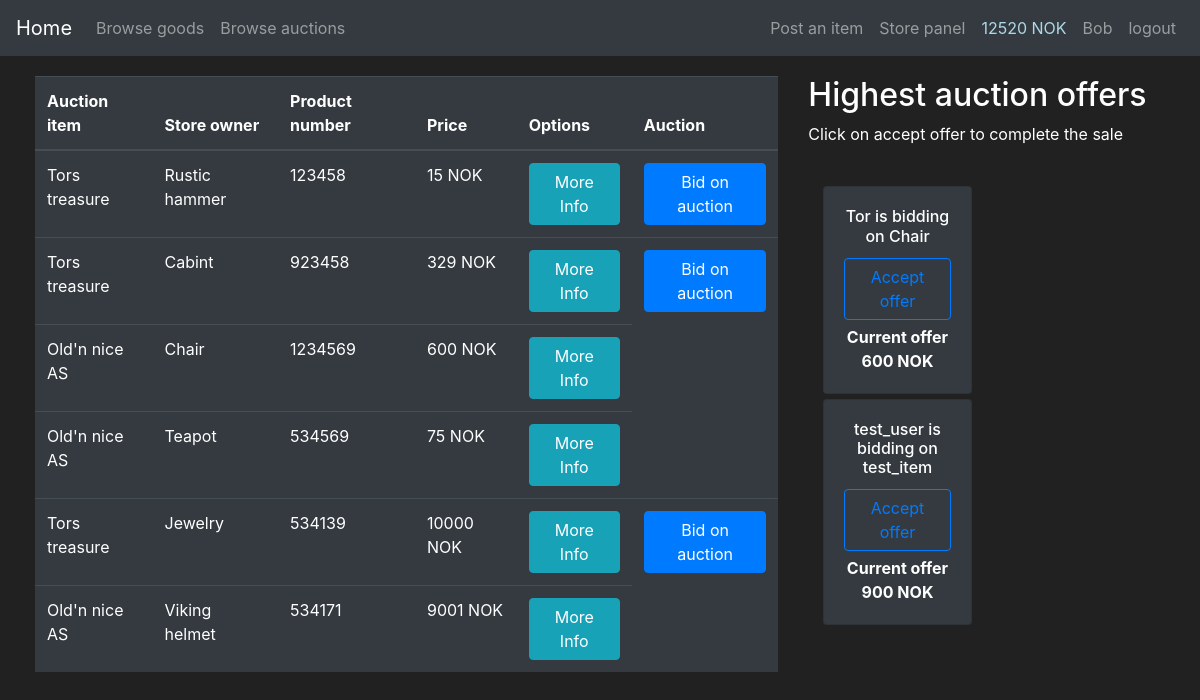
/auction (signed in), run on an earlier commit of the app's database.
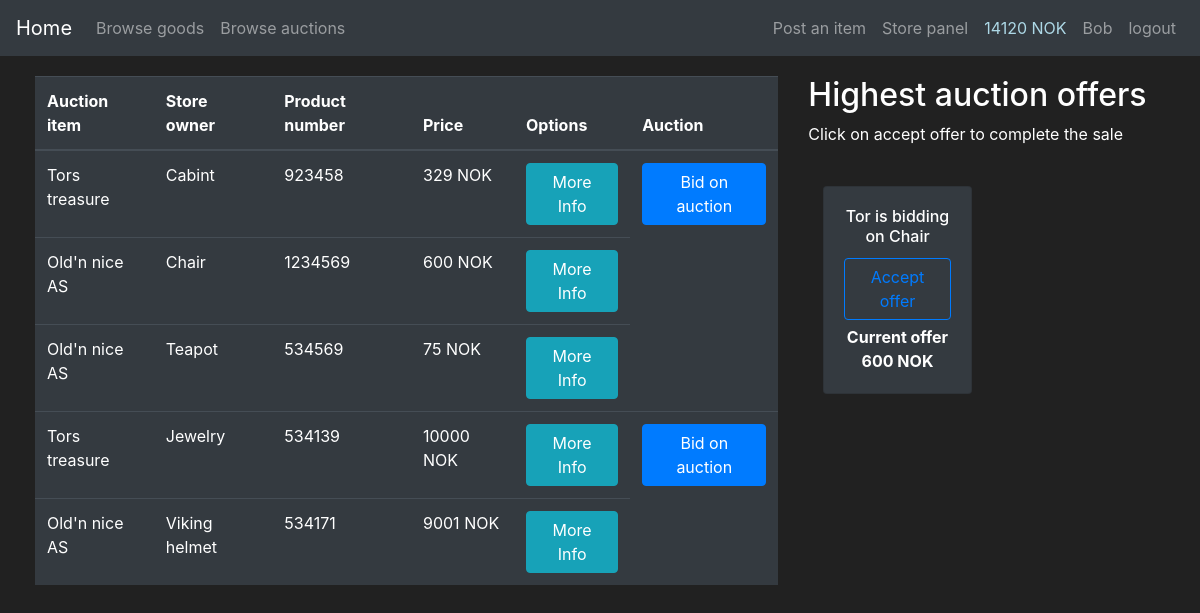
And on a later commit of the database.
### app_flask/models.py (models this page shows, shortened)
class User(db.Model, UserMixin):
    id = db.Column(db.Integer(), primary_key=True)
    username = db.Column(db.String(length=25), nullable=False, unique=True)
    email = db.Column(db.String(length=60), nullable=False, unique=True)
    password_hash = db.Column(db.String(length=60), nullable=False)
    profile_type = db.Column(db.Boolean(), nullable=False, default=False)
    cash = db.Column(db.Integer(), nullable=False, default=2000)
    date_created = db.Column(db.DateTime(), default=datetime.utcnow)
    goods = db.relationship('Goods', backref='goods_owned_by_user', lazy=True)
    store = db.relationship('Store', backref='store_owner', lazy=True)
    @property
    def password(self):
        return self.password

class Goods(db.Model):
    id = db.Column(db.Integer, primary_key=True)
    name = db.Column(db.String(30), nullable=False)
    description = db.Column(db.String(70), unique=False, nullable=False)
    price = db.Column(db.Integer, unique=False, nullable=False)
    product_number = db.Column(db.String(length=6), nullable=False, unique=True)
    goods_type = db.Column(db.Boolean(), nullable=False, default=False)
    date_created = db.Column(db.DateTime(), default=datetime.utcnow)
    user_owner = db.Column(db.Integer(), db.ForeignKey('user.id'))
    store_owner = db.Column(db.Integer(), db.ForeignKey('store.id'))

class Store(db.Model):
    id = db.Column(db.Integer(), primary_key=True)
    store_name = db.Column(db.String(length=30), nullable=False, unique=True)
    street_address = db.Column(db.String(length=40), nullable=False)
    street_number = db.Column(db.Integer(), nullable=False)
    postal_code = db.Column(db.Integer(), nullable=False)
    province = db.Column(db.String(length=50), nullable=False)
    store_email = db.Column(db.String(length=50), nullable=False, unique=True)
    store_phone = db.Column(db.Integer(), nullable=False)
    date_created = db.Column(db.DateTime(), default=datetime.utcnow)
    user_owner = db.Column(db.Integer(), db.ForeignKey('user.id'))
    goods = db.relationship('Goods', backref='owned_store', lazy=True)

class Bidding(db.Model):
    id = db.Column(db.Integer(), primary_key=True)
    item_id = db.Column(db.Integer(), nullable=False)
    item_name = db.Column(db.String(30), nullable=False)
    user_id = db.Column(db.Integer(), nullable=False)
    user_name = db.Column(db.String(), nullable=False)
    store_user_id = db.Column(db.Integer(), nullable=False)
    offer = db.Column(db.Integer(), nullable=False)
    date_created = db.Column(db.DateTime(), default=datetime.utcnow)

### app_flask/main/routes.py (the view, shortened to what this page needs)
@bp.route("/auction", methods=["POST", "GET"])
def auction_page():
    auction_form = AuctionGoodsForm(request.form, csrf_enabled=False)
    accept_form = AcceptAuctionForm(request.form, csrf_enabled=False)
    if auction_form.errors != {}:  # This happens if the users do somthing wrong when bidding on product
        for err_message in auction_form.errors.values():
            flash(f"Error bidding on product: {err_message}")
    if request.method == "GET":
        items = db.session.query(Goods, Store).filter(and_(Store.id == Goods.store_owner, Goods.goods_type == 1)).all()
        try:
            current_user_id = current_user.id
            bidding_items = show_current_highest_bidding_offer_in_store(current_user_id)
            print(isinstance(bidding_items, Bidding))
        except AttributeError:
            bidding_items = []
        return render_template("auction.html", items=items, auction_form=auction_form, bidding_items=bidding_items,
                               accept_form=accept_form)

### app_flask/main/use_cases.py (called while the page is built)
def show_current_highest_bidding_offer_in_store(current_user_id):
    current_store = Store.query.filter_by(user_owner=current_user_id).first()
    if current_store is not None:
        bidding_items = Bidding.query. \
            with_entities(Bidding.item_id, Bidding.item_name, Bidding.offer, Bidding.user_name, Bidding.user_id, Bidding.id,
                          func.max(Bidding.offer)) \
            .group_by(Bidding.item_id).filter_by(store_user_id=current_user_id)
        return bidding_items
    else:
        bidding_items = []
        print(isinstance(bidding_items, list))
        return bidding_items

### app_flask/models.py (called while the page is built)
@login_manager.user_loader
def load_user(user_id):
    return User.query.get(int(user_id))

### app_flask/templates/auction.html (shortened to what this page needs)
{% extends 'base.html' %}
{% block content %}
<div class="row" style="margin:20px; margin-left:20px">
    <div class="col-8">
        <table class="table table-hover table-dark">
            <thead>
                <tr>
                    <th scope="col">Auction item</th>
                    <th scope="col">Store owner</th>
                    <th scope="col">Product number</th>
                    <th scope="col">Price</th>
                    <th scope="col">Options</th>
                    {% if current_user.is_authenticated %}
                    <th scope="col">Auction</th>
                    {% endif %}
                </tr>
            </thead>
            <tbody>
                {% for item, store in items %}
                <tr>
                    <td>{{store.store_name}}</td>
                    <td>{{item.name}}</td>
                    <td>{{item.product_number}}</td>
                    <td>{{item.price}} NOK</td>
                    {% if store.user_owner==current_user.id %}
                    <td><button class="btn btn-outline btn-info" data-toggle="modal" data-target="#Modal-MoreInfo-{{ item.id }}">More Info</button></td>
                    {% elif current_user.is_authenticated %}
                    <td><button class="btn btn-outline btn-info" data-toggle="modal" data-target="#Modal-MoreInfo-{{ item.id }}">More Info</button></td>
                    <td><button class="btn btn-outline btn-primary" data-toggle="modal" data-target="#Modal-AuctionConfirm-{{ item.id }}">Bid on auction</button></td>
                    {% else %}
                    <td><button class="btn btn-outline btn-info" data-toggle="modal" data-target="#Modal-MoreInfo-{{ item.id }}">More Info</button></td>
                    {% endif %}
                </tr>
                {% endfor %}
            </tbody>
        </table>
    </div>
    {% if current_user.is_authenticated %}
    <div class="col-4">
        <h2>Highest auction offers</h2>
        <p>Click on accept offer to complete the sale</p>
        <br>
        <div>
            {% for bidding_item in bidding_items %}
                <div class="col-md-6">
                    <div style="margin-bottom: 5px" class="card text-center bg-dark">
                        <div class="card-body">
                             <h6 class="card-title"> {{ bidding_item.user_name }} is bidding on {{ bidding_item.item_name }}</h6>
                            <button type="button" class="btn btn-outline-primary" style="margin-bottom: 5px"
                            data-toggle="modal" data-target="#Modal-OfferConfirm-{{ bidding_item.id }}">
                            Accept offer
                            </button>
                            <p class="card-text"><strong>Current offer {{bidding_item.offer}} NOK</strong></p>
                        </div>
                    </div>
                </div>
            {% endfor %}
        </div>
   </div>
    {% endif %}
</div>
{% endblock %}

### app_flask/templates/base.html (shortened to what this page needs)
<!doctype html>
<html lang="en">
   <head>
      <link rel="stylesheet" href="https://cdn.jsdelivr.net/npm/bootstrap@4.5.3/dist/css/bootstrap.min.css">
   </head>
   <body>
    <nav class="navbar navbar-expand-md navbar-dark bg-dark">
        <a class="navbar-brand" href="{{ url_for('main.home_page') }}">Home <span class="sr-only">(current)</span></a>
        <div class="collapse navbar-collapse" id="navbarNav">
            <ul class="navbar-nav mr-auto">
                <li class="nav-item">
                    <a class="nav-link" href="{{ url_for('main.store_page') }}">Browse goods</a>
                </li>
                <li class="nav-item">
                    <a class="nav-link" href="{{ url_for('main.auction_page') }}">Browse auctions</a>
                </li>
            </ul>
            {% if current_user.username=="Admin" %}
            <ul class="navbar-nav">
                <li class="nav-item">
                    <a class="nav-link" href="{{ url_for('main.display_admin_panel') }}"> {{ current_user.username }}panel</a>
                </li>
                <li class="nav-item">
                    <a class="nav-link">{{ current_user.username }}</a>
                </li>
                <li class="nav-item">
                    <a class="nav-link" href="{{ url_for('auth.logout_page') }}">logout</a>
                </li>
            </ul>
            {% elif current_user.is_authenticated and current_user.profile_type==1 %}
            <ul class="navbar-nav">
                <li class="nav-item">
                    <a class="nav-link" href="{{ url_for('main.add_goods')}}">Post an item</a>
                </li>
                <li class="nav-item">
                    <a class="nav-link" href="{{ url_for('main.display_store_panel') }}">Store panel</a>
                </li>
                <li class="nav-item">
                    <a class="nav-link" href="#" style="color:lightblue">{{ current_user.cash }} NOK</a>
                </li>
                <li class="nav-item">
                    <a class="nav-link">{{ current_user.username }}</a>
                </li>
                <li class="nav-item">
                    <a class="nav-link" href="{{ url_for('auth.logout_page') }}">logout</a>
                </li>
            </ul>
            {% endif %}
        </div>
      </nav>
    {% block content %}
    {% endblock %}
   </body>
</html>

### app_flask/templates/base.html (style rules this page uses)
body { color: white; background-color: #212121; }

What changed in the data, as far as the page shows it:
no longer on this page (row edited): Goods: store_name "Tors treasure", name "Rustic hammer", product_number "123458", price "15"
removed Bidding: user_name "test_user", item_name "test_item", offer "900"
changed User "Bob": cash "12520" → "14120"
